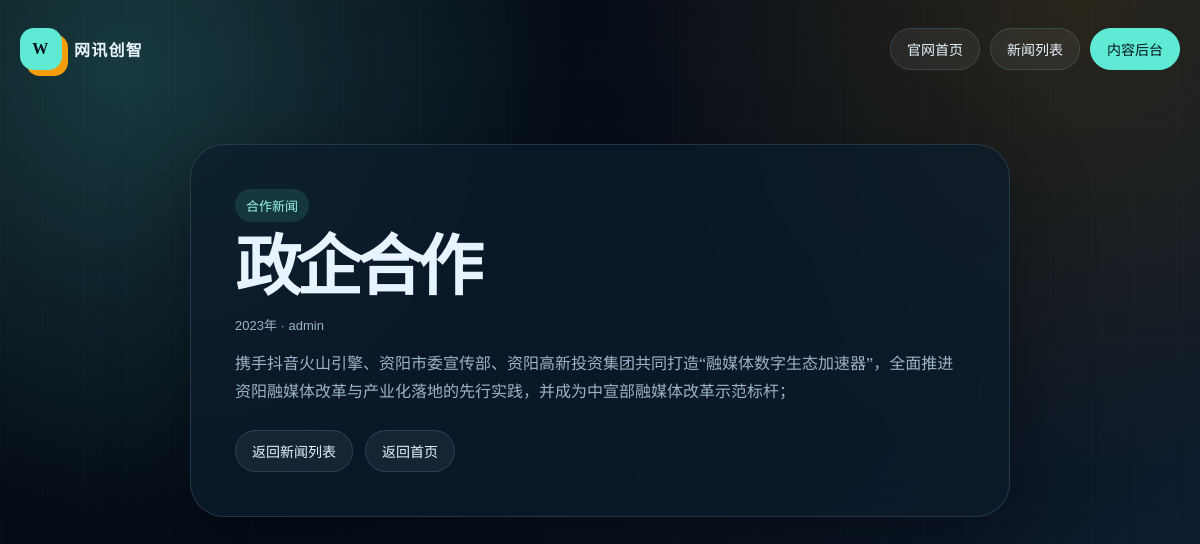
Screenshot of /news/3 with the database file from the repository.
### day4/homework/app_company_cms.py (models this page shows)
class Base(DeclarativeBase):
    pass

class News(Base):
    __tablename__ = "news"
    id = Column(Integer, primary_key=True, autoincrement=True)
    title = Column(String(200), nullable=False)
    content = Column(Text, nullable=False)
    category = Column(String(100), nullable=False)
    published_at = Column(String(30), nullable=False)
    author = Column(String(50), nullable=False)

### day4/homework/app_company_cms.py (the view, shortened to what this page needs)
@app.route("/news/<int:news_id>", methods=["GET"])
def news_page(news_id):
    with Session(ENGINE) as db_session:
        news = db_session.get(News, news_id)
        return render_template("news_detail.html", company=company_info, news=news_to_dict(news))

### day4/homework/app_company_cms.py (called while the page is built)
def news_to_dict(news):
    return {
        "id": news.id,
        "title": news.title,
        "content": news.content,
        "category": news.category,
        "published_at": news.published_at,
        "author": news.author,
    }

### day4/homework/templates/news_detail.html (shortened to what this page needs)
{% extends "base.html" %}
{% block content %}
<article class="article">
    <span class="tag">{{ news.category }}</span>
    <h1>{{ news.title }}</h1>
    <div class="meta">{{ news.published_at }}{% if news.author %} · {{ news.author }}{% endif %}</div>
    <p>{{ news.content }}</p>
    <div class="article-actions">
        <a class="pill" href="/api/news">返回新闻列表</a>
        <a class="pill article-back" href="/">返回首页</a>
    </div>
</article>
{% endblock %}

### day4/homework/static/css/site.css (style rules this page uses)
:root { --ink: #e7f4ff; --muted: #9eb3c7; --paper: #07111d; --panel: rgba(12, 28, 44, 0.72); --line: rgba(154, 213, 255, 0.16); --brand: #5eead4; --brand-dark: #99f6e4; --accent: #f59e0b; --danger: #ef4444; --shadow: 0 26px 80px rgba(0, 0, 0, 0.35); }
* { box-sizing: border-box; }
body { margin: 0; min-height: 100vh; color: var(--ink); background: radial-gradient(circle at 10% 8%, rgba(94, 234, 212, 0.22), transparent 28rem), radial-gradient(circle at 90% 0%, rgba(245, 158, 11, 0.14), transparent 30rem), linear-gradient(135deg, #030712 0%, #07111d 54%, #102033 100%); font-family: Georgia, "Songti SC", "Noto Serif SC", serif; }
body::before { position: fixed; inset: 0; z-index: -1; content: ""; opacity: 0.35; background-image: linear-gradient(rgba(255, 255, 255, 0.035) 1px, transparent 1px), linear-gradient(90deg, rgba(255, 255, 255, 0.035) 1px, transparent 1px); background-size: 42px 42px; }
a { color: inherit; text-decoration: none; }
.pill { padding: 10px 16px; border: 1px solid var(--line); border-radius: 999px; background: rgba(255, 255, 255, 0.06); font-family: "Trebuchet MS", "Microsoft YaHei", sans-serif; font-size: 14px; }
h1 { margin: 16px 0; font-size: clamp(44px, 8vw, 92px); line-height: 0.92; letter-spacing: -0.08em; }
.hero-card, .panel, .article, .news-card { background: var(--panel); border: 1px solid var(--line); box-shadow: var(--shadow); backdrop-filter: blur(18px); }
.metric span, .meta, .news-card p, .article p, label { color: var(--muted); }
.tag { display: inline-flex; padding: 7px 11px; border-radius: 999px; color: var(--brand-dark); background: rgba(94, 234, 212, 0.12); font-family: "Trebuchet MS", "Microsoft YaHei", sans-serif; font-size: 13px; }
.news-card p, .article p { line-height: 1.75; }
.meta { font-family: "Trebuchet MS", "Microsoft YaHei", sans-serif; font-size: 13px; }
.article { max-width: 820px; margin: 46px auto 80px; padding: 44px; border-radius: 34px; }
.article h1 { font-size: clamp(34px, 6vw, 66px); }
.article-back { display: inline-flex; margin-top: 24px; }
.article-actions { display: flex; gap: 12px; flex-wrap: wrap; margin-top: 24px; }
.article-actions .article-back { margin-top: 0; }

### rows the page displays
News: category "合作新闻", title "政企合作", published_at "2023年", author "admin", content "携手抖音火山引擎、资阳市委宣传部、资阳高新投资集团共同打造“融媒体数字生态加速器”，全面推进资阳融媒体改革与产业化落地的先行实践，并成为中宣部融媒体改革示范标杆；"

### other values shown
{{ company.name }} "网讯创智"
